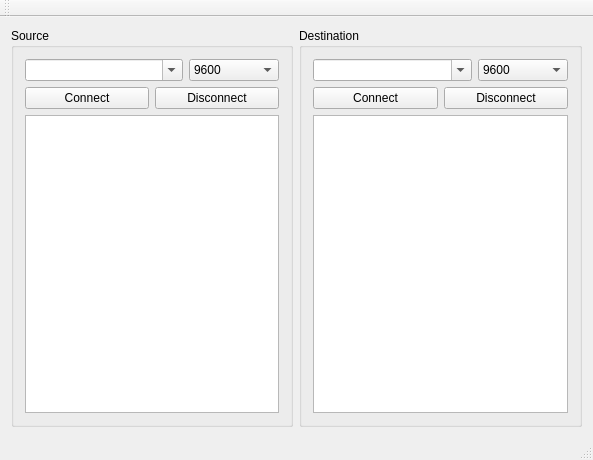
<?xml version="1.0" encoding="UTF-8"?>
<ui version="4.0">
 <class>MainWindow</class>
 <widget class="QMainWindow" name="MainWindow">
  <property name="geometry">
   <rect>
    <x>0</x>
    <y>0</y>
    <width>593</width>
    <height>460</height>
   </rect>
  </property>
  <property name="windowTitle">
   <string>MainWindow</string>
  </property>
  <widget class="QWidget" name="centralWidget">
   <layout class="QHBoxLayout" name="horizontalLayout_5">
    <item>
     <widget class="QGroupBox" name="groupBox">
      <property name="title">
       <string>Source</string>
      </property>
      <layout class="QVBoxLayout" name="verticalLayout">
       <item>
        <layout class="QHBoxLayout" name="horizontalLayout">
         <item>
          <widget class="QComboBox" name="comboBox_src_port">
           <property name="editable">
            <bool>true</bool>
           </property>
          </widget>
         </item>
         <item>
          <widget class="QComboBox" name="comboBox_src_speed">
           <property name="sizePolicy">
            <sizepolicy hsizetype="Fixed" vsizetype="Fixed">
             <horstretch>0</horstretch>
             <verstretch>0</verstretch>
            </sizepolicy>
           </property>
           <property name="minimumSize">
            <size>
             <width>90</width>
             <height>0</height>
            </size>
           </property>
           <property name="baseSize">
            <size>
             <width>0</width>
             <height>0</height>
            </size>
           </property>
           <item>
            <property name="text">
             <string>9600</string>
            </property>
           </item>
           <item>
            <property name="text">
             <string>38400</string>
            </property>
           </item>
           <item>
            <property name="text">
             <string>115200</string>
            </property>
           </item>
          </widget>
         </item>
        </layout>
       </item>
       <item>
        <layout class="QHBoxLayout" name="horizontalLayout_2">
         <item>
          <widget class="QPushButton" name="pushButton_src_connect">
           <property name="text">
            <string>Connect</string>
           </property>
           <property name="flat">
            <bool>false</bool>
           </property>
          </widget>
         </item>
         <item>
          <widget class="QPushButton" name="pushButton_src_disconnect">
           <property name="text">
            <string>Disconnect</string>
           </property>
          </widget>
         </item>
        </layout>
       </item>
       <item>
        <widget class="QTextEdit" name="textEdit_src">
         <property name="font">
          <font>
           <family>굴림체</family>
           <pointsize>9</pointsize>
          </font>
         </property>
        </widget>
       </item>
      </layout>
     </widget>
    </item>
    <item>
     <widget class="QGroupBox" name="groupBox_2">
      <property name="title">
       <string>Destination</string>
      </property>
      <layout class="QVBoxLayout" name="verticalLayout_2">
       <item>
        <layout class="QHBoxLayout" name="horizontalLayout_3">
         <item>
          <widget class="QComboBox" name="comboBox_dest_port">
           <property name="editable">
            <bool>true</bool>
           </property>
          </widget>
         </item>
         <item>
          <widget class="QComboBox" name="comboBox_dest_speed">
           <property name="sizePolicy">
            <sizepolicy hsizetype="Fixed" vsizetype="Fixed">
             <horstretch>0</horstretch>
             <verstretch>0</verstretch>
            </sizepolicy>
           </property>
           <property name="minimumSize">
            <size>
             <width>90</width>
             <height>0</height>
            </size>
           </property>
           <item>
            <property name="text">
             <string>9600</string>
            </property>
           </item>
           <item>
            <property name="text">
             <string>38400</string>
            </property>
           </item>
           <item>
            <property name="text">
             <string>115200</string>
            </property>
           </item>
          </widget>
         </item>
        </layout>
       </item>
       <item>
        <layout class="QHBoxLayout" name="horizontalLayout_4">
         <item>
          <widget class="QPushButton" name="pushButton_dest_connect">
           <property name="text">
            <string>Connect</string>
           </property>
          </widget>
         </item>
         <item>
          <widget class="QPushButton" name="pushButton_dest_disconnect">
           <property name="text">
            <string>Disconnect</string>
           </property>
          </widget>
         </item>
        </layout>
       </item>
       <item>
        <widget class="QTextEdit" name="textEdit_dest">
         <property name="font">
          <font>
           <family>굴림체</family>
           <pointsize>9</pointsize>
          </font>
         </property>
        </widget>
       </item>
      </layout>
     </widget>
    </item>
   </layout>
  </widget>
  <widget class="QMenuBar" name="menuBar">
   <property name="geometry">
    <rect>
     <x>0</x>
     <y>0</y>
     <width>593</width>
     <height>24</height>
    </rect>
   </property>
  </widget>
  <widget class="QToolBar" name="mainToolBar">
   <attribute name="toolBarArea">
    <enum>TopToolBarArea</enum>
   </attribute>
   <attribute name="toolBarBreak">
    <bool>false</bool>
   </attribute>
  </widget>
  <widget class="QStatusBar" name="statusBar"/>
 </widget>
 <layoutdefault spacing="6" margin="11"/>
 <resources/>
 <connections/>
</ui>
